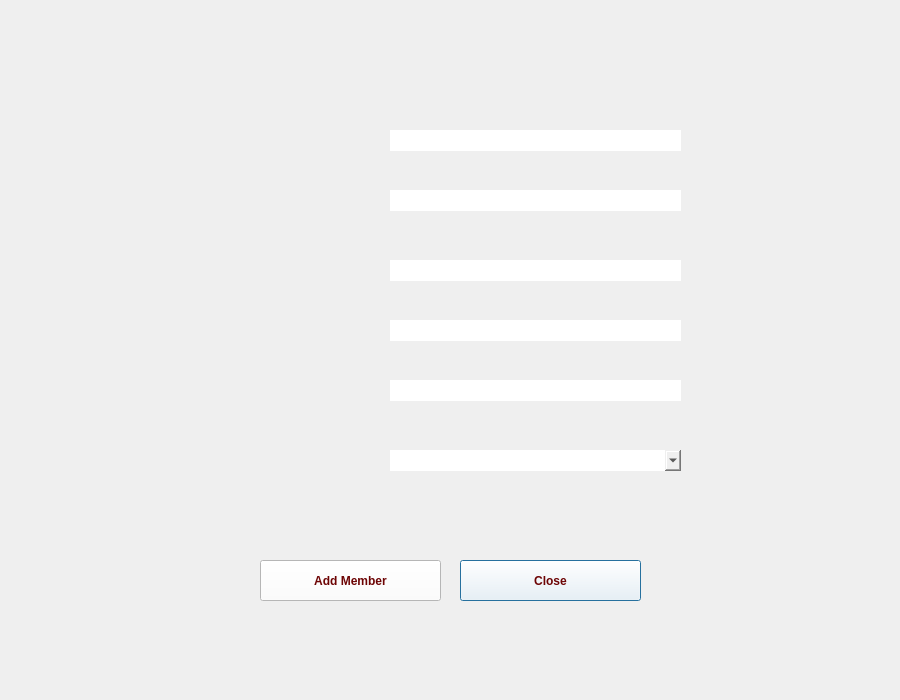
<?xml version="1.0" encoding="UTF-8"?>
<ui version="4.0">
 <class>addmember</class>
 <widget class="QDialog" name="addmember">
  <property name="geometry">
   <rect>
    <x>0</x>
    <y>0</y>
    <width>900</width>
    <height>700</height>
   </rect>
  </property>
  <property name="windowTitle">
   <string>LibTech</string>
  </property>
  <property name="windowIcon">
   <iconset resource="Pictures.qrc">
    <normaloff>:/new/prefix1/pics/LibTechLogo.png</normaloff>:/new/prefix1/pics/LibTechLogo.png</iconset>
  </property>
  <widget class="QLabel" name="label">
   <property name="geometry">
    <rect>
     <x>0</x>
     <y>0</y>
     <width>901</width>
     <height>701</height>
    </rect>
   </property>
   <property name="text">
    <string/>
   </property>
   <property name="pixmap">
    <pixmap resource="Pictures.qrc">:/new/prefix1/pics/member2.png</pixmap>
   </property>
  </widget>
  <widget class="QLineEdit" name="firstNameLineEdit">
   <property name="geometry">
    <rect>
     <x>390</x>
     <y>190</y>
     <width>291</width>
     <height>21</height>
    </rect>
   </property>
   <property name="styleSheet">
    <string notr="true">border: none</string>
   </property>
  </widget>
  <widget class="QLineEdit" name="lastNameLineEdit">
   <property name="geometry">
    <rect>
     <x>390</x>
     <y>260</y>
     <width>291</width>
     <height>21</height>
    </rect>
   </property>
   <property name="styleSheet">
    <string notr="true">border: none</string>
   </property>
  </widget>
  <widget class="QLineEdit" name="contactNumberLineEdit">
   <property name="geometry">
    <rect>
     <x>390</x>
     <y>320</y>
     <width>291</width>
     <height>21</height>
    </rect>
   </property>
   <property name="styleSheet">
    <string notr="true">border: none</string>
   </property>
  </widget>
  <widget class="QLineEdit" name="emailLineEdit">
   <property name="geometry">
    <rect>
     <x>390</x>
     <y>380</y>
     <width>291</width>
     <height>21</height>
    </rect>
   </property>
   <property name="styleSheet">
    <string notr="true">border: none</string>
   </property>
  </widget>
  <widget class="QPushButton" name="closeButton">
   <property name="geometry">
    <rect>
     <x>460</x>
     <y>560</y>
     <width>181</width>
     <height>41</height>
    </rect>
   </property>
   <property name="font">
    <font>
     <bold>true</bold>
    </font>
   </property>
   <property name="styleSheet">
    <string notr="true">background-color: rgb(255, 255, 255);
color: rgb(109, 4, 4);</string>
   </property>
   <property name="text">
    <string>Close</string>
   </property>
  </widget>
  <widget class="QPushButton" name="addMemberButton">
   <property name="geometry">
    <rect>
     <x>260</x>
     <y>560</y>
     <width>181</width>
     <height>41</height>
    </rect>
   </property>
   <property name="font">
    <font>
     <bold>true</bold>
    </font>
   </property>
   <property name="styleSheet">
    <string notr="true">background-color: rgb(255, 255, 255);
color: rgb(109, 4, 4);</string>
   </property>
   <property name="text">
    <string>Add Member</string>
   </property>
  </widget>
  <widget class="QComboBox" name="genderComboBox">
   <property name="geometry">
    <rect>
     <x>390</x>
     <y>450</y>
     <width>291</width>
     <height>21</height>
    </rect>
   </property>
   <property name="styleSheet">
    <string notr="true">border: none</string>
   </property>
  </widget>
  <widget class="QLineEdit" name="idLineEdit">
   <property name="geometry">
    <rect>
     <x>390</x>
     <y>130</y>
     <width>291</width>
     <height>21</height>
    </rect>
   </property>
   <property name="styleSheet">
    <string notr="true">border: none</string>
   </property>
  </widget>
 </widget>
 <resources>
  <include location="Pictures.qrc"/>
 </resources>
 <connections/>
</ui>
